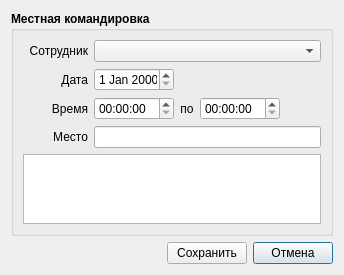
<?xml version="1.0" encoding="UTF-8"?>
<ui version="4.0">
 <class>SvErrandDialog</class>
 <widget class="QDialog" name="SvErrandDialog">
  <property name="geometry">
   <rect>
    <x>0</x>
    <y>0</y>
    <width>344</width>
    <height>265</height>
   </rect>
  </property>
  <property name="windowTitle">
   <string>Местная командировка</string>
  </property>
  <layout class="QVBoxLayout" name="verticalLayout_2">
   <item>
    <widget class="QGroupBox" name="groupBox">
     <property name="sizePolicy">
      <sizepolicy hsizetype="Preferred" vsizetype="Expanding">
       <horstretch>0</horstretch>
       <verstretch>0</verstretch>
      </sizepolicy>
     </property>
     <property name="font">
      <font>
       <weight>75</weight>
       <bold>true</bold>
      </font>
     </property>
     <property name="title">
      <string>Местная командировка</string>
     </property>
     <layout class="QVBoxLayout" name="verticalLayout">
      <item>
       <layout class="QHBoxLayout" name="hlayEmployee">
        <item>
         <widget class="QLabel" name="lblEmployee">
          <property name="sizePolicy">
           <sizepolicy hsizetype="Fixed" vsizetype="Preferred">
            <horstretch>0</horstretch>
            <verstretch>0</verstretch>
           </sizepolicy>
          </property>
          <property name="minimumSize">
           <size>
            <width>65</width>
            <height>0</height>
           </size>
          </property>
          <property name="maximumSize">
           <size>
            <width>40</width>
            <height>16777215</height>
           </size>
          </property>
          <property name="font">
           <font>
            <weight>50</weight>
            <bold>false</bold>
           </font>
          </property>
          <property name="text">
           <string>Сотрудник</string>
          </property>
          <property name="alignment">
           <set>Qt::AlignRight|Qt::AlignTrailing|Qt::AlignVCenter</set>
          </property>
         </widget>
        </item>
        <item>
         <widget class="QComboBox" name="cbEmployee">
          <property name="font">
           <font>
            <weight>50</weight>
            <bold>false</bold>
           </font>
          </property>
         </widget>
        </item>
       </layout>
      </item>
      <item>
       <layout class="QHBoxLayout" name="hlayDate">
        <item>
         <widget class="QLabel" name="lblDate">
          <property name="sizePolicy">
           <sizepolicy hsizetype="Fixed" vsizetype="Preferred">
            <horstretch>0</horstretch>
            <verstretch>0</verstretch>
           </sizepolicy>
          </property>
          <property name="minimumSize">
           <size>
            <width>65</width>
            <height>0</height>
           </size>
          </property>
          <property name="maximumSize">
           <size>
            <width>40</width>
            <height>16777215</height>
           </size>
          </property>
          <property name="font">
           <font>
            <weight>50</weight>
            <bold>false</bold>
           </font>
          </property>
          <property name="text">
           <string>Дата</string>
          </property>
          <property name="alignment">
           <set>Qt::AlignRight|Qt::AlignTrailing|Qt::AlignVCenter</set>
          </property>
         </widget>
        </item>
        <item>
         <widget class="QDateEdit" name="dateDate">
          <property name="minimumSize">
           <size>
            <width>80</width>
            <height>0</height>
           </size>
          </property>
          <property name="maximumSize">
           <size>
            <width>80</width>
            <height>16777215</height>
           </size>
          </property>
          <property name="font">
           <font>
            <weight>50</weight>
            <bold>false</bold>
           </font>
          </property>
         </widget>
        </item>
        <item>
         <spacer name="spacer1">
          <property name="orientation">
           <enum>Qt::Horizontal</enum>
          </property>
          <property name="sizeHint" stdset="0">
           <size>
            <width>40</width>
            <height>20</height>
           </size>
          </property>
         </spacer>
        </item>
       </layout>
      </item>
      <item>
       <layout class="QHBoxLayout" name="hlayTime">
        <item>
         <widget class="QLabel" name="lblTime">
          <property name="sizePolicy">
           <sizepolicy hsizetype="Fixed" vsizetype="Preferred">
            <horstretch>0</horstretch>
            <verstretch>0</verstretch>
           </sizepolicy>
          </property>
          <property name="minimumSize">
           <size>
            <width>65</width>
            <height>0</height>
           </size>
          </property>
          <property name="maximumSize">
           <size>
            <width>40</width>
            <height>16777215</height>
           </size>
          </property>
          <property name="font">
           <font>
            <weight>50</weight>
            <bold>false</bold>
           </font>
          </property>
          <property name="text">
           <string>Время</string>
          </property>
          <property name="alignment">
           <set>Qt::AlignRight|Qt::AlignTrailing|Qt::AlignVCenter</set>
          </property>
         </widget>
        </item>
        <item>
         <widget class="QTimeEdit" name="timeTimeBegin">
          <property name="minimumSize">
           <size>
            <width>80</width>
            <height>0</height>
           </size>
          </property>
          <property name="font">
           <font>
            <weight>50</weight>
            <bold>false</bold>
           </font>
          </property>
         </widget>
        </item>
        <item>
         <widget class="QLabel" name="lblTime2">
          <property name="font">
           <font>
            <weight>50</weight>
            <bold>false</bold>
           </font>
          </property>
          <property name="text">
           <string>по</string>
          </property>
          <property name="alignment">
           <set>Qt::AlignCenter</set>
          </property>
         </widget>
        </item>
        <item>
         <widget class="QTimeEdit" name="timeTimeEnd">
          <property name="minimumSize">
           <size>
            <width>80</width>
            <height>0</height>
           </size>
          </property>
          <property name="font">
           <font>
            <weight>50</weight>
            <bold>false</bold>
           </font>
          </property>
         </widget>
        </item>
        <item>
         <spacer name="spacer2">
          <property name="orientation">
           <enum>Qt::Horizontal</enum>
          </property>
          <property name="sizeHint" stdset="0">
           <size>
            <width>40</width>
            <height>20</height>
           </size>
          </property>
         </spacer>
        </item>
       </layout>
      </item>
      <item>
       <layout class="QHBoxLayout" name="hlayDestination">
        <item>
         <widget class="QLabel" name="lblDestination">
          <property name="sizePolicy">
           <sizepolicy hsizetype="Fixed" vsizetype="Preferred">
            <horstretch>0</horstretch>
            <verstretch>0</verstretch>
           </sizepolicy>
          </property>
          <property name="minimumSize">
           <size>
            <width>65</width>
            <height>0</height>
           </size>
          </property>
          <property name="maximumSize">
           <size>
            <width>40</width>
            <height>16777215</height>
           </size>
          </property>
          <property name="font">
           <font>
            <weight>50</weight>
            <bold>false</bold>
           </font>
          </property>
          <property name="text">
           <string>Место</string>
          </property>
          <property name="alignment">
           <set>Qt::AlignRight|Qt::AlignTrailing|Qt::AlignVCenter</set>
          </property>
         </widget>
        </item>
        <item>
         <widget class="QLineEdit" name="editDestination">
          <property name="font">
           <font>
            <weight>50</weight>
            <bold>false</bold>
           </font>
          </property>
         </widget>
        </item>
       </layout>
      </item>
      <item>
       <widget class="QTextEdit" name="textDescription">
        <property name="font">
         <font>
          <weight>50</weight>
          <bold>false</bold>
         </font>
        </property>
       </widget>
      </item>
     </layout>
    </widget>
   </item>
   <item>
    <layout class="QHBoxLayout" name="layoutButtons">
     <item>
      <spacer name="spacer3">
       <property name="orientation">
        <enum>Qt::Horizontal</enum>
       </property>
       <property name="sizeHint" stdset="0">
        <size>
         <width>40</width>
         <height>20</height>
        </size>
       </property>
      </spacer>
     </item>
     <item>
      <widget class="QPushButton" name="bnSave">
       <property name="sizePolicy">
        <sizepolicy hsizetype="Fixed" vsizetype="Fixed">
         <horstretch>0</horstretch>
         <verstretch>0</verstretch>
        </sizepolicy>
       </property>
       <property name="maximumSize">
        <size>
         <width>80</width>
         <height>16777215</height>
        </size>
       </property>
       <property name="text">
        <string>Сохранить</string>
       </property>
       <property name="default">
        <bool>false</bool>
       </property>
      </widget>
     </item>
     <item>
      <widget class="QPushButton" name="bnCancel">
       <property name="sizePolicy">
        <sizepolicy hsizetype="Fixed" vsizetype="Fixed">
         <horstretch>0</horstretch>
         <verstretch>0</verstretch>
        </sizepolicy>
       </property>
       <property name="maximumSize">
        <size>
         <width>80</width>
         <height>16777215</height>
        </size>
       </property>
       <property name="text">
        <string>Отмена</string>
       </property>
       <property name="default">
        <bool>true</bool>
       </property>
      </widget>
     </item>
    </layout>
   </item>
  </layout>
 </widget>
 <tabstops>
  <tabstop>editDestination</tabstop>
  <tabstop>bnSave</tabstop>
  <tabstop>bnCancel</tabstop>
 </tabstops>
 <resources/>
 <connections/>
</ui>
